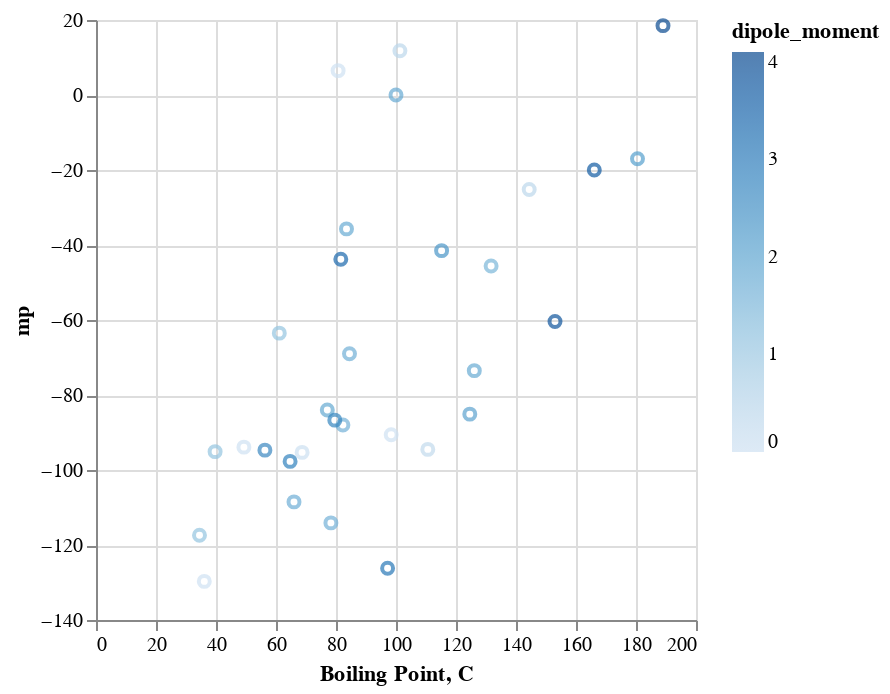

Notebook source saved alongside this figure:
### Code cell
alt.Chart(solvents).mark_point().encode(
    alt.X('bp:Q').axis(tickMinStep=10).title('Boiling Point, C'),
    alt.Y('mp:Q'),
    color='dipole_moment:Q'
)

### Figure 1 — Vega-Lite specification as saved in the notebook (floating-point values rounded to 4 significant figures)
{"config": {"view": {"continuousWidth": 300, "continuousHeight": 300}}, "data": {"name": "data-3899c88f8eaa52bb295dd57913b929c1"}, "mark": {"type": "point"}, "encoding": {"color": {"field": "dipole_moment", "type": "quantitative"}, "x": {"axis": {"tickMinStep": 10}, "field": "bp", "title": "Boiling Point, C", "type": "quantitative"}, "y": {"field": "mp", "type": "quantitative"}}, "$schema": "https://vega.github.io/schema/vega-lite/v5.17.0.json", "datasets": {"data-3899c88f8eaa52bb295dd57913b929c1": [{"name": "pentane", "dipole_moment": "0", "dielectric": "1.84", "bp": "36.1", "mp": "-129.7", "water_miscibility": "not miscible"}, {"name": "cyclopentane ", "dipole_moment": "0", "dielectric": "1.97", "bp": "49.3", "mp": "-93.9", "water_miscibility": "not miscible"}, {"name": "heptane ", "dipole_moment": "0", "dielectric": "1.92", "bp": "98.4", "mp": "-90.6", "water_miscibility": "not miscible"}, {"name": "hexane ", "dipole_moment": "0.08", "dielectric": "1.88", "bp": "68.7", "mp": "-95.3", "water_miscibility": "not miscible"}, {"name": "cyclohexane ", "dipole_moment": "0", "dielectric": "2.02", "bp": "80.7", "mp": "6.5", "water_miscibility": "not miscible"}, {"name": "toluene ", "dipole_moment": "0.31", "dielectric": "2.38", "bp": "110.6", "mp": "-94.5", "water_miscibility": "not miscible"}, {"name": "O-xylene ", "dipole_moment": "0.45", "dielectric": "2.57", "bp": "144.4", "mp": "-25.2", "water_miscibility": "not miscible"}, {"name": "chlorobenzene ", "dipole_moment": "1.54", "dielectric": "5.62", "bp": "131.7", "mp": "-45.6", "water_miscibility": "not miscible"}, {"name": "O-dichlorobenzene ", "dipole_moment": "2.14", "dielectric": "9.93", "bp": "180.5", "mp": "-17", "water_miscibility": "not miscible"}, {"name": "diethyl Ether ", "dipole_moment": "1.15", "dielectric": "4.33", "bp": "34.5", "mp": "-117.4", "water_miscibility": "not miscible"}, {"name": "dichloromethane ", "dipole_moment": "1.14", "dielectric": "8.93", "bp": "39.7", "mp": "-95.1", "water_miscibility": "not miscible"}, {"name": "2-dichloroethane ", "dipole_moment": "1.83", "dielectric": "10.36", "bp": "83.5", "mp": "-35.7", "water_miscibility": "not miscible"}, {"name": "isopropanol", "dipole_moment": "1.66", "dielectric": "19.92", "bp": "82.3", "mp": "-88", "water_miscibility": "miscible"}, {"name": "n-butyl acetate ", "dipole_moment": "1.84", "dielectric": "5.01", "bp": "126.1", "mp": "-73.5", "water_miscibility": "not miscible"}, {"name": "N-propanol", "dipole_moment": "3.09", "dielectric": "20.33", "bp": "97.2", "mp": "-126.2", "water_miscibility": "miscible"}, {"name": "ethanol", "dipole_moment": "1.66", "dielectric": "24.55", "bp": "78.3", "mp": "-114.1", "water_miscibility": "miscible"}, {"name": "1,2-dimethyoxyethane", "dipole_moment": "1.71", "dielectric": "7.2", "bp": "84.5", "mp": "-69", "water_miscibility": "miscible"}, {"name": "tetrahydrofuran ", "dipole_moment": "1.75", "dielectric": "7.58", "bp": "66", "mp": "-108.5", "water_miscibility": "miscible"}, {"name": "chloroform ", "dipole_moment": "1.15", "dielectric": "4.81", "bp": "61.1", "mp": "-63.5", "water_miscibility": "not miscible"}, {"name": "ethyl acetate ", "dipole_moment": "1.88", "dielectric": "6.02", "bp": "77.1", "mp": "-84", "water_miscibility": "not miscible"}, {"name": "2-butanone", "dipole_moment": "2.76", "dielectric": "18.51", "bp": "79.6", "mp": "-86.7", "water_miscibility": "not miscible"}, {"name": "1,4-dioxane ", "dipole_moment": "0.45", "dielectric": "2.25", "bp": "101.3", "mp": "11.8", "water_miscibility": "miscible"}, {"name": "2-propanone ", "dipole_moment": "2.69", "dielectric": "20.7", "bp": "56.3", "mp": "-94.7", "water_miscibility": "miscible"}, {"name": "methanol ", "dipole_moment": "2.87", "dielectric": "32.7", "bp": "64.7", "mp": "-97.7", "water_miscibility": "miscible"}, {"name": "pridine ", "dipole_moment": "2.37", "dielectric": "12.4", "bp": "115.2", "mp": "-41.5", "water_miscibility": "miscible"}, {"name": "2-methoxyethanol ", "dipole_moment": "2.04", "dielectric": "16.93", "bp": "124.6", "mp": "-85.1", "water_miscibility": "miscible"}, {"name": "acetonitrile ", "dipole_moment": "3.44", "dielectric": "37.5", "bp": "81.6", "mp": "-43.8", "water_miscibility": "miscible"}, {"name": "N,N-dimethylformamide ", "dipole_moment": "3.86", "dielectric": "36.71", "bp": "153", "mp": "-60.4", "water_miscibility": "miscible"}, {"name": "dimethylacetamide ", "dipole_moment": "3.72", "dielectric": "37.78", "bp": "166.1", "mp": "-20", "water_miscibility": "miscible"}, {"name": "dimethyl sulfoxide ", "dipole_moment": "4.1", "dielectric": "46.68", "bp": "189", "mp": "18.5", "water_miscibility": "miscible"}, {"name": "water ", "dipole_moment": "1.87", "dielectric": "80.2", "bp": "100", "mp": "0", "water_miscibility": "miscible"}]}}
